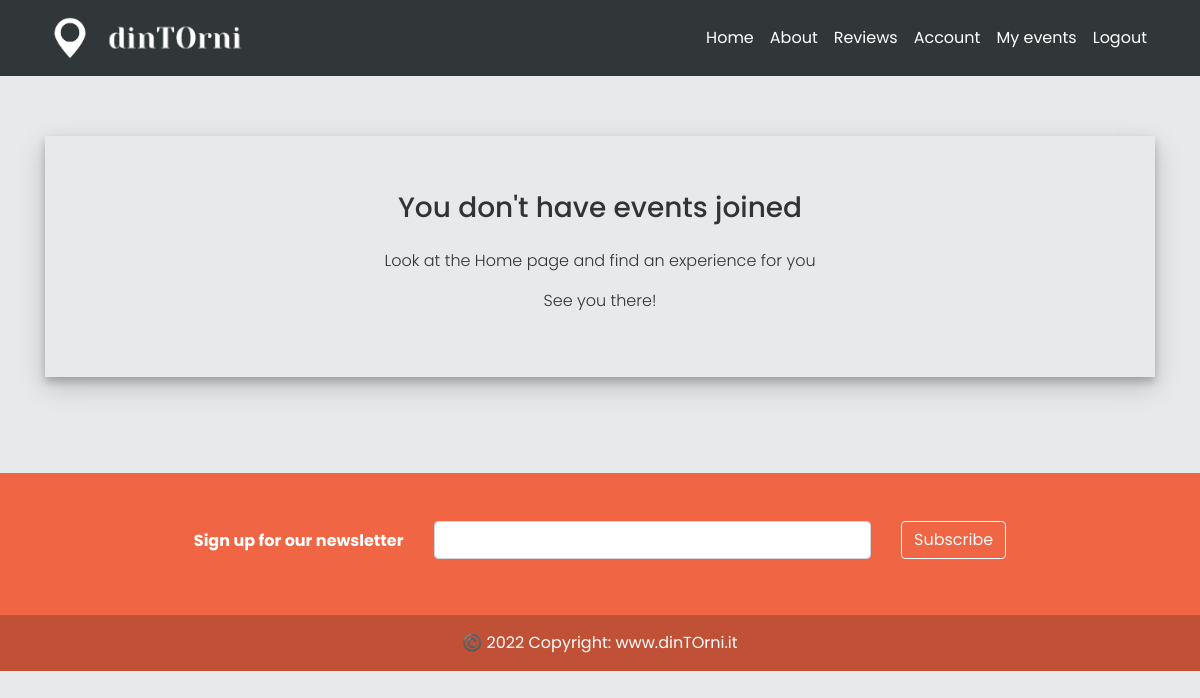
/user/events_joined (signed in), run on an earlier commit of the app's database.
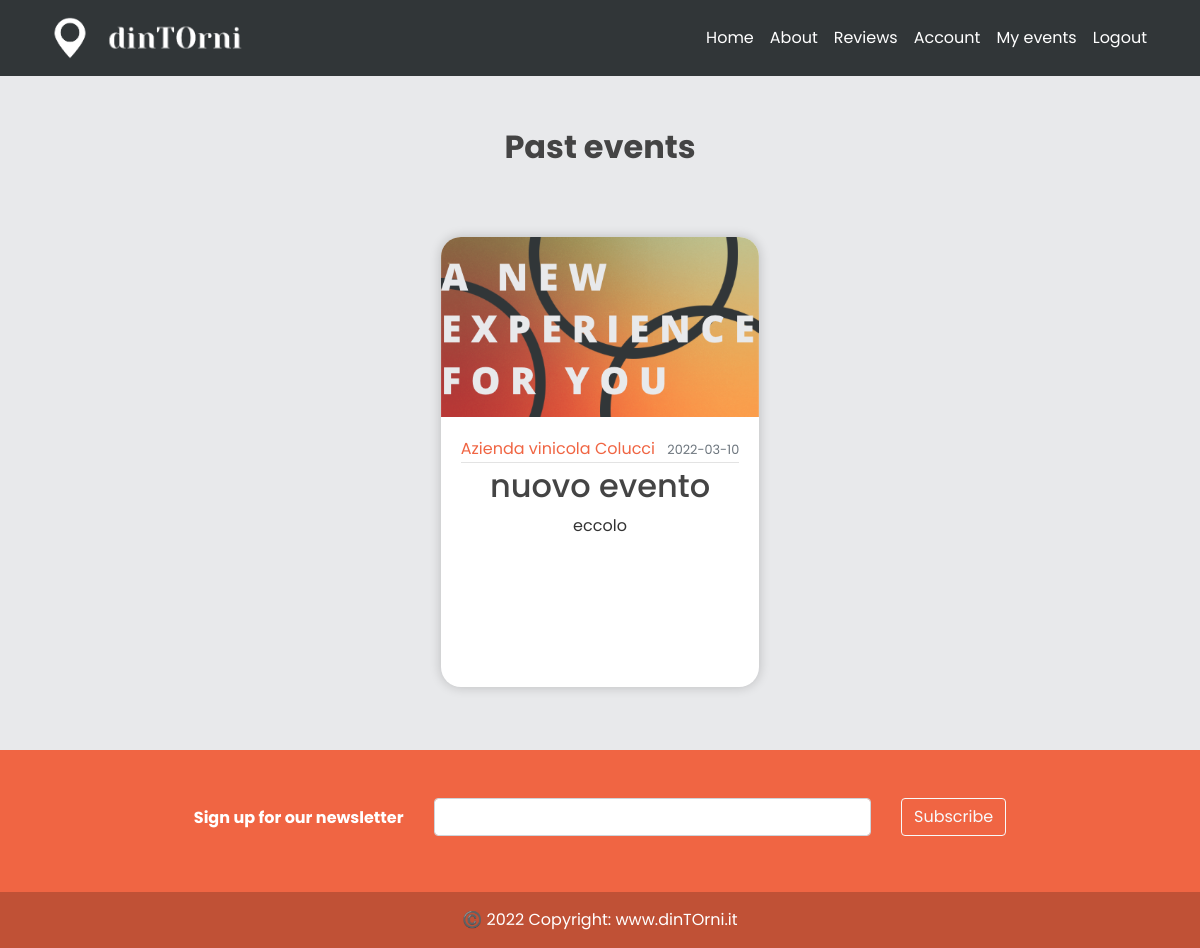
And on a later commit of the database.
### models.py (models this page shows, shortened)
class Event(db.Model):
    id = db.Column(db.Integer, primary_key=True)
    title = db.Column(db.String(100), nullable=False)
    date_event = db.Column(db.Date, nullable=False)
    location = db.Column(db.Text, default='eccolo', nullable=False)
    price = db.Column(db.Float, default=1, nullable = True)
    equipment = db.Column(db.Text, default='eccolo', nullable=True)
    min_users = db.Column(db.Integer, default=2, nullable=True)
    date_posted = db.Column(db.DateTime,
                            default=datetime.utcnow())  # default è listante corrente in cui posto
    content = db.Column(db.Text, default='eccolo', nullable=False)
    weaknesses = db.Column(db.Text, default='eccolo', nullable=True)
    image_event1 = db.Column(db.String(20), nullable=False, default='default.jpg')
    image_event2 = db.Column(db.String(20), nullable=False, default='default.jpg')
    image_event3 = db.Column(db.String(20), nullable=False, default='default.jpg')
    business_id = db.Column(db.Integer, db.ForeignKey('business.id'))  # db integer, è una chiave devo specificare la relazi

class User(db.Model, UserMixin):
    _tablename__ = 'user'
    id = db.Column(db.Integer, primary_key=True)
    email = db.Column(db.String(120), unique=True, nullable=False)
    image_file = db.Column(db.String(20), nullable=False, default='default.jpg')
    password = db.Column(db.String(60), nullable=False)
    telephone = db.Column(db.Integer(), nullable=False)
    type= db.Column(db.String(20))
    __mapper_args__={
        'polymorphic_identity': 'user',
        'polymorphic_on': type
    }

class Business(User, db.Model):
    _tablename__ = 'business'
    id = db.Column(db.Integer, db.ForeignKey('user.id'), primary_key=True)
    name = db.Column(db.String(20), unique=True, nullable=False)
    vat_number = db.Column(db.Integer())#rimettere i nullable
    city = db.Column(db.String(20))
    address = db.Column(db.String(30))
    events = db.relationship('Event', backref='creator', lazy=True)
    link_facebook = db.Column(db.String())
    link_instagram = db.Column(db.String())
    link_twitter = db.Column(db.String())
    link_website = db.Column(db.String())
    __mapper_args__ = {
        'polymorphic_identity': 'business',
    }

### app/users/routes.py (the view)
@users.route("/user/events_joined")
@login_required
def user_events():
    page = request.args.get('page', 1, type=int)
    jevents = JoinEvent.query.filter_by(user_id= current_user.id).all()
    events = []
    for e in jevents:
        ev = Event.query.filter_by(id = e.event_id).first()
        if ev:
            if ev.date_event > datetime.today().date():
                events.append(ev)
    events_already_done = []
    for e in jevents:
        ev = Event.query.filter_by(id=e.event_id).first()
        if ev:
            if ev.date_event < datetime.today().date():
                events_already_done.append(ev)
    return render_template('user_events.html', user=current_user, events = events, e_tot = len(events),
                           ea_tot = len(events_already_done), events_already_done=events_already_done)

### models.py (called while the page is built)
@login_manager.user_loader
def load_user(email):
    user = User.query.get(email)
    return user

### app/templates/user_events.html (shortened to what this page needs)
{% extends "layout.html" %}
{% block content %}
    {% if e_tot==0 and ea_tot==0%}
        <div class="container login-container pb-5 mb-0">
        <div class="row justify-content-center pb-5">
            <div class="col pr-0 pl-0 pb-5 login-form-1">
                <h3 class="pb-3">You don't have events joined</h3>
                    <div class="p-7">
                        <p class="text-center font-weight-light">Look at the Home page and find an experience for you</p>
                        <p class="text-center font-weight-light">See you there!</p>
                    </div>
                </div>
            </div>
        </div>
    {% endif %}
{% if ea_tot!=0 %}
    <div class="container">
    <div class="row text-center justify-content-center mb-5">
        <div class="col-xl-6 col-lg-8 pt-5">
            <h2 class="font-weight-bold">Past events</h2>
        </div>
    </div>
</div>
    <section>
        <div class="container pb-5">
            <div class="row justify-content-around">
                {% for event in events_already_done %}
                    <div class="card" id="card_home" style="margin: 15px;">
                        <img class="card-img-top" style="width: 100%; height: 15vw; object-fit: cover;" src="{{ url_for('static', filename='profile_pics/' + event.image_event1) }}">
                        <div class="card-body align-center">
                            <div class="article-metadata">
                                <a class="mr-2" href="{{ url_for('users.business_events', name=event.creator.name) }}">{{ event.creator.name }}</a>
                                <small class="text-muted">{{ event.date_event.strftime('%Y-%m-%d') }}</small>
                            </div>
                            <h2><a class="article-title" href="{{ url_for('events.update_event', event_id=event.id) }}">{{ event.title }}</a></h2>
                            <p class="article-content">{{ event.content }}</p>
                        </div>
                    </div>
                {% endfor %}
            </div>
        </div>
    </section>
{% endif %}
{% endblock content %}

What changed in the data, as far as the page shows it:
now on this page (row edited): Event: image_event1 (placeholder picture), creator.name "Azienda vinicola Colucci", date_event "2022-03-10", title "nuovo evento", content "eccolo"
Also different on the page:
text no longer shown: "You don't have events joined Look at the Home page and find an experience for you See you there!"
text now shown: "Past events"
